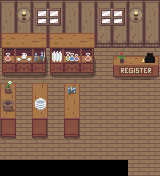

This is a level from a 2D game, rendered from its Tiled map with the project's own tilesets. A one-line summary and the complete map file follow:
An orthogonal 10x11 tile map with 16x16 px tiles, 8 tile layers (floor, walllower, wallupper, furniture, ...) and 8 objects (satoru_spawn, nao_spawn, player_spawn, door).

<map version="1.2" tiledversion="1.3.1" orientation="orthogonal" renderorder="right-down" compressionlevel="0" width="10" height="11" tilewidth="16" tileheight="16" infinite="0" nextlayerid="15" nextobjectid="17">
 <editorsettings>
  <export target="shop.lua" format="lua" />
 </editorsettings>
 <properties>
  <property name="collidable" type="bool" value="true" />
 </properties>
 <tileset firstgid="1" source="inner1.tsx" />
 <layer id="3" name="floor" width="10" height="11">
  <data encoding="csv">
41,41,41,41,41,41,41,41,41,41,
41,41,41,41,41,41,41,41,41,41,
41,41,41,41,41,41,41,41,41,41,
41,41,41,41,41,41,41,41,41,41,
41,41,41,41,41,41,41,41,41,41,
41,41,41,41,41,41,41,41,41,41,
41,41,41,41,41,41,41,41,41,41,
41,41,41,41,41,41,41,41,41,41,
41,41,41,41,41,41,41,41,41,41,
41,41,41,41,41,41,41,41,41,41,
0,0,0,0,0,0,0,0,41,41
</data>
 </layer>
 <layer id="13" name="walllower" width="10" height="11">
  <data encoding="csv">
0,0,0,0,0,0,0,0,0,0,
0,0,0,0,0,0,0,0,0,0,
0,0,0,0,0,0,0,201,201,201,
0,0,0,0,0,0,0,0,0,0,
0,0,0,0,0,0,0,0,0,0,
0,0,0,0,0,0,0,0,0,0,
0,0,0,0,0,0,0,0,0,0,
0,0,0,0,0,0,0,0,0,0,
0,0,0,0,0,0,0,0,0,0,
0,0,0,0,0,0,0,0,0,0,
0,0,0,0,0,0,0,0,0,0
</data>
 </layer>
 <layer id="4" name="wallupper" width="10" height="11">
  <properties>
   <property name="collidable" type="bool" value="true" />
  </properties>
  <data encoding="csv">
121,121,121,121,121,121,121,121,121,121,
161,161,161,161,161,161,161,161,161,161,
201,201,201,201,201,201,201,0,0,0,
0,0,0,0,0,0,0,0,0,0,
0,0,0,0,0,0,0,0,0,0,
0,0,0,0,0,0,0,0,0,0,
0,0,0,0,0,0,0,0,0,0,
0,0,0,0,0,0,0,0,0,0,
0,0,0,0,0,0,0,0,0,0,
0,0,0,0,0,0,0,0,0,0,
0,0,0,0,0,0,0,0,0,0
</data>
 </layer>
 <objectgroup id="7" name="Objects">
  <object id="5" name="satoru_spawn" x="93.75" y="87.5" width="15" height="15" />
  <object id="6" name="nao_spawn" x="135.5" y="86.25" width="15.5" height="14.5" />
  <object id="7" name="player_spawn" x="94.75" y="132.75" width="13.25" height="14.25" />
  <object id="11" name="door" x="127.75" y="170.5" width="32.5" height="5.5">
   <properties>
    <property name="nextMap" value="maps/town.lua" />
   </properties>
  </object>
 </objectgroup>
 <layer id="10" name="furniture" width="10" height="11">
  <properties>
   <property name="collidable" type="bool" value="true" />
  </properties>
  <data encoding="csv">
0,0,0,0,0,0,0,0,0,0,
0,0,0,0,0,0,0,0,0,0,
291,292,293,291,292,293,0,0,0,0,
331,332,333,331,332,333,0,0,0,0,
371,372,373,371,372,373,0,0,0,0,
488,0,487,0,487,0,0,0,0,0,
528,0,527,0,527,0,0,0,0,0,
568,0,567,0,567,0,0,0,0,0,
608,0,607,0,607,0,0,0,0,0,
0,0,0,0,0,0,0,0,0,0,
0,0,0,0,0,0,0,0,0,0
</data>
 </layer>
 <layer id="12" name="items" width="10" height="11">
  <data encoding="csv">
0,0,0,0,0,0,0,0,0,0,
0,0,0,0,0,0,0,0,0,0,
0,0,0,0,0,0,0,0,0,0,
530,330,251,370,531,530,0,0,0,0,
0,0,0,0,0,0,0,0,0,0,
412,0,0,0,410,0,0,0,0,0,
451,0,329,0,0,0,0,0,0,0,
0,0,0,0,0,0,0,0,0,0,
0,0,0,0,0,0,0,0,0,0,
0,0,0,0,0,0,0,0,0,0,
0,0,0,0,0,0,0,0,0,0
</data>
 </layer>
 <layer id="5" name="register" width="10" height="11">
  <properties>
   <property name="collidable" type="bool" value="true" />
  </properties>
  <data encoding="csv">
0,0,0,0,0,0,0,0,0,0,
0,0,0,0,0,0,0,0,0,0,
0,0,0,0,0,0,0,0,0,0,
0,0,0,0,0,0,0,614,615,616,
0,0,0,0,0,0,0,654,655,656,
0,0,0,0,0,0,0,0,0,0,
0,0,0,0,0,0,0,0,0,0,
0,0,0,0,0,0,0,0,0,0,
0,0,0,0,0,0,0,0,0,0,
0,0,0,0,0,0,0,0,0,0,
0,0,0,0,0,0,0,0,0,0
</data>
 </layer>
 <objectgroup id="14" name="custom_collisions">
  <properties>
   <property name="collidable" type="bool" value="true" />
  </properties>
  <object id="12" x="160.5" y="-7" width="13" height="198.5" />
  <object id="13" x="-5" y="160.5" width="132" height="20.5" />
  <object id="15" x="-5.5" y="-4.5" width="5.5" height="164.5" />
  <object id="16" x="-2.5" y="-10.5" width="165" height="10.5" />
 </objectgroup>
 <layer id="9" name="window" width="10" height="11">
  <data encoding="csv">
0,0,170,171,0,0,170,171,0,0,
0,0,210,211,0,0,210,211,0,0,
0,0,0,0,0,0,0,0,0,0,
0,0,0,0,0,0,0,0,0,0,
0,0,0,0,0,0,0,0,0,0,
0,0,0,0,0,0,0,0,0,0,
0,0,0,0,0,0,0,0,0,0,
0,0,0,0,0,0,0,0,0,0,
0,0,0,0,0,0,0,0,0,0,
0,0,0,0,0,0,0,0,0,0,
0,0,0,0,0,0,0,0,0,0
</data>
 </layer>
 <layer id="11" name="lights" width="10" height="11">
  <data encoding="csv">
0,605,0,0,0,0,0,0,605,0,
0,645,0,0,0,0,0,0,645,0,
0,0,0,0,0,0,0,0,0,0,
0,0,0,0,0,0,0,0,0,0,
0,0,0,0,0,0,0,0,0,0,
0,0,0,0,0,0,0,0,0,0,
0,0,0,0,0,0,0,0,0,0,
0,0,0,0,0,0,0,0,0,0,
0,0,0,0,0,0,0,0,0,0,
0,0,0,0,0,0,0,0,0,0,
0,0,0,0,0,0,0,0,0,0
</data>
 </layer>
</map>
